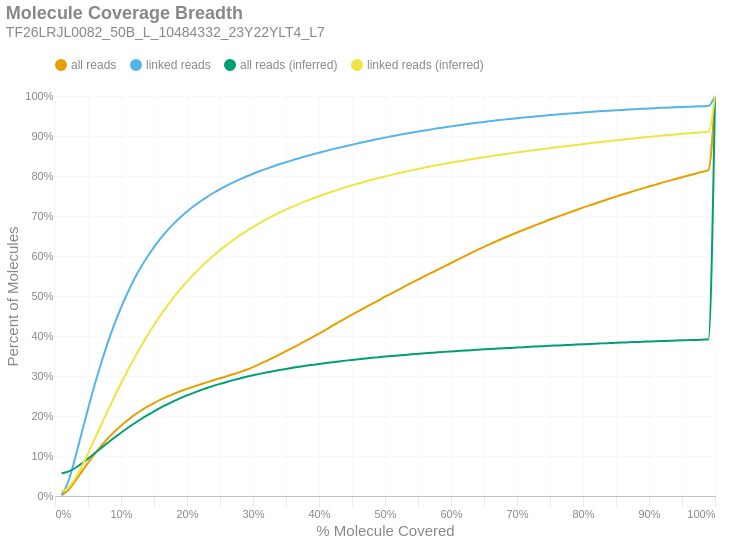

The code cell stored with this chart in its notebook:
### Markdown cell above
### Molecule Read Coverage
This chart shows molecule coverage breadth as computed by the number of bases aligned to that molecule. In other words, "*how much of each unique long molecule is actually sequenced/aligned?*" Keep in mind there is a distinction between sequences and alignments, since some sequences belonging to a particular molecule may not align well and wouldn't appear in the alignment data. This chart also shows molecule coverage breadth as computed by the *inferred fragment* from which the aligned sequences originate. Unlike read coverage, this calculation takes into account the total insert size, including unsequenced gaps between the forward and reverse reads. Like the previous figures, these are cumulative percents.

### Code cell
if SKIPLR:
    print_html(f"Skipped")
else:
    binned_df = consolidated_hist(valids['coverage_bp'], mask, 0.01, True)
    binned_df_inf = consolidated_hist(valids['coverage_inserts'], mask, 0.01, True)
    binned_df = binned_df.with_columns(pl.lit(binned_df_inf['all reads (cumsum)']).alias('all reads (inferred)'))
    binned_df = binned_df.with_columns(pl.lit(binned_df_inf['linked reads (cumsum)']).alias('linked reads (inferred)'))
    binned_df = binned_df.with_columns(
        (pl.col('bin').cast(pl.Float64) + 0.01).alias('right_edge')
    )

    with SafeRender(binned_df):
        (
            density_plot(binned_df, 'Molecule Coverage Breadth', samplename, 'molcov', ['all reads (inferred)','linked reads (inferred)'])
            .encode(
                #x=alt.X('bin:Q', title="% Molecule Covered").axis(format = '%').scale(padding=0),
                x=alt.X('right_edge:Q', title="% Molecule Covered").axis(format='%').scale(padding=0),
                y=alt.Y('value:Q', title='Percent of Molecules')
                    .axis(format='%')
                    .stack(False)
                    .scale(domainMin=0, padding=0),
                color=alt.Color("key:N").scale(domain = ["all reads", "linked reads", "all reads (inferred)", "linked reads (inferred)"]),
                tooltip = [
                    alt.Tooltip("key:N", title = "Data Type"),
                    alt.Tooltip("range_label:N", title="% Molecule Covered"),
                    alt.Tooltip("value:Q", format = ".2%", title="% Molecules")
                ]
            )
        ).display()

### Figure 1 — Vega-Lite specification as saved in the notebook (floating-point values rounded to 4 significant figures)
{"width": "container", "height": 400, "config": {"title": {"anchor": "start", "dy": -15, "fontSize": 18, "color": "#888888", "subtitleColor": "#888888", "subtitleFontSize": 14}, "arc": {"fill": "#0072B2"}, "axis": {"domainColor": "#888888", "domainWidth": 0.5, "gridWidth": 0.2, "grid": false, "titleFontWeight": 400, "titleFontSize": 15, "labelFontSize": 11, "labelColor": "#888888", "tickColor": "#888888", "tickWidth": 0.2, "titleColor": "#888888"}, "axisBand": {"grid": false}, "axisX": {"grid": true, "tickSize": 10, "domainCap": "round"}, "axisY": {"domain": false, "grid": true, "tickSize": 0, "domainCap": "round"}, "background": "transparent", "header": {"labelFontSize": 15, "labelColor": "#888888", "titleFontSize": 15, "titleFontWeight": 600, "titleColor": "#888888"}, "legend": {"labelFont": "sans-serif", "labelFontSize": 12, "labelColor": "#888888", "symbolSize": 100, "symbolType": "circle", "titleFontSize": 12, "titlePadding": 10, "titleColor": "#888888", "title": null, "orient": "top"}, "range": {"category": ["#E69F00", "#56B4E9", "#009E73", "#F0E442", "#0072B2", "#D55E00", "#CC79A7", "#000000"], "diverging": ["#cfe8f3", "#a2d4ec", "#73bfe2", "#46abdb", "#1696d2", "#12719e"]}, "area": {"fill": "#0072B2", "fillOpacity": 0.7, "line": true, "strokeOpacity": 0.7}, "line": {"color": "#0072B2", "stroke": "#0072B2", "strokeWidth": 2}, "trail": {"color": "#0072B2", "stroke": "#0072B2", "strokeWidth": 0, "size": 1}, "point": {"filled": true, "fillOpacity": 1.0, "size": 95}, "text": {"color": "#888888", "fontSize": 11, "align": "right", "fontWeight": 400, "size": 11}, "bar": {"fill": "#0072B2", "stroke": null}, "view": {"stroke": null, "continuousWidth": 660, "continuousHeight": 400}}, "data": {"name": "data-c3c936939d2e5855dcf1e82d1663ac2a"}, "mark": {"type": "line", "interpolate": "monotone", "point": {"opacity": 0, "size": 275}}, "encoding": {"color": {"field": "key", "scale": {"domain": ["all reads", "linked reads", "all reads (inferred)", "linked reads (inferred)"]}, "type": "nominal"}, "tooltip": [{"field": "key", "title": "Data Type", "type": "nominal"}, {"field": "range_label", "title": "% Molecule Covered", "type": "nominal"}, {"field": "value", "format": ".2%", "title": "% Molecules", "type": "quantitative"}], "x": {"axis": {"format": "%"}, "field": "right_edge", "scale": {"padding": 0}, "title": "% Molecule Covered", "type": "quantitative"}, "y": {"axis": {"format": "%"}, "field": "value", "scale": {"domainMin": 0, "padding": 0}, "stack": false, "title": "Percent of Molecules", "type": "quantitative"}}, "params": [{"name": "param_c36ac31b6afebe62", "select": {"type": "point", "fields": ["key"]}, "bind": "legend"}], "title": {"text": "Molecule Coverage Breadth", "subtitle": "TF26LRJL0082_50B_L_10484332_23Y22YLT4_L7"}, "transform": [{"fold": ["all reads (cumsum)", "linked reads (cumsum)", "all reads (inferred)", "linked reads (inferred)"]}, {"calculate": "replace(datum.key, ' (cumsum)', '')", "as": "key"}, {"filter": {"param": "param_c36ac31b6afebe62"}}], "usermeta": {"embedOptions": {"downloadFileName": "TF26LRJL0082_50B_L_10484332_23Y22YLT4_L7.molcov"}}, "$schema": "https://vega.github.io/schema/vega-lite/v6.4.1.json", "datasets": {"data-c3c936939d2e5855dcf1e82d1663ac2a": [{"bin": "0.0", "interval": "0.0-0.01", "all reads": 0.001388, "linked reads": 0.002568, "all reads (cumsum)": 0.001388, "linked reads (cumsum)": 0.002568, "range_label": "0.0-0.01", "all reads (inferred)": 0.05662, "linked reads (inferred)": 0.01114, "right_edge": 0.01}, {"bin": "0.01", "interval": "0.01-0.02", "all reads": 0.01319, "linked reads": 0.03287, "all reads (cumsum)": 0.01458, "linked reads (cumsum)": 0.03544, "range_label": "0.01-0.02", "all reads (inferred)": 0.06093, "linked reads (inferred)": 0.02089, "right_edge": 0.02}, {"bin": "0.02", "interval": "0.02-0.03", "all reads": 0.02145, "linked reads": 0.05621, "all reads (cumsum)": 0.03602, "linked reads (cumsum)": 0.09165, "range_label": "0.02-0.03", "all reads (inferred)": 0.06937, "linked reads (inferred)": 0.04249, "right_edge": 0.03}, {"bin": "0.03", "interval": "0.03-0.04", "all reads": 0.02361, "linked reads": 0.06344, "all reads (cumsum)": 0.05963, "linked reads (cumsum)": 0.1551, "range_label": "0.03-0.04", "all reads (inferred)": 0.08056, "linked reads (inferred)": 0.07195, "right_edge": 0.04}, {"bin": "0.04", "interval": "0.04-0.05", "all reads": 0.02315, "linked reads": 0.06263, "all reads (cumsum)": 0.08278, "linked reads (cumsum)": 0.2177, "range_label": "0.04-0.05", "all reads (inferred)": 0.09338, "linked reads (inferred)": 0.1061, "right_edge": 0.05}, {"bin": "0.05", "interval": "0.05-0.06", "all reads": 0.02197, "linked reads": 0.05969, "all reads (cumsum)": 0.1048, "linked reads (cumsum)": 0.2774, "range_label": "0.05-0.06", "all reads (inferred)": 0.1067, "linked reads (inferred)": 0.1418, "right_edge": 0.06}, {"bin": "0.06", "interval": "0.06-0.07", "all reads": 0.02026, "linked reads": 0.05511, "all reads (cumsum)": 0.125, "linked reads (cumsum)": 0.3325, "range_label": "0.06-0.07", "all reads (inferred)": 0.1201, "linked reads (inferred)": 0.178, "right_edge": 0.07}, {"bin": "0.07", "interval": "0.07-0.08", "all reads": 0.01867, "linked reads": 0.05091, "all reads (cumsum)": 0.1437, "linked reads (cumsum)": 0.3834, "range_label": "0.07-0.08", "all reads (inferred)": 0.1333, "linked reads (inferred)": 0.2137, "right_edge": 0.08}, {"bin": "0.08", "interval": "0.08-0.09", "all reads": 0.01692, "linked reads": 0.04607, "all reads (cumsum)": 0.1606, "linked reads (cumsum)": 0.4295, "range_label": "0.08-0.09", "all reads (inferred)": 0.1459, "linked reads (inferred)": 0.248, "right_edge": 0.09}, {"bin": "0.09", "interval": "0.09-0.1", "all reads": 0.01521, "linked reads": 0.04136, "all reads (cumsum)": 0.1758, "linked reads (cumsum)": 0.4709, "range_label": "0.09-0.1", "all reads (inferred)": 0.1583, "linked reads (inferred)": 0.2818, "right_edge": 0.1}, {"bin": "0.1", "interval": "0.1-0.11", "all reads": 0.01379, "linked reads": 0.03737, "all reads (cumsum)": 0.1896, "linked reads (cumsum)": 0.5082, "range_label": "0.1-0.11", "all reads (inferred)": 0.17, "linked reads (inferred)": 0.3138, "right_edge": 0.11}, {"bin": "0.11", "interval": "0.11-0.12", "all reads": 0.01244, "linked reads": 0.03354, "all reads (cumsum)": 0.202, "linked reads (cumsum)": 0.5418, "range_label": "0.11-0.12", "all reads (inferred)": 0.1812, "linked reads (inferred)": 0.3441, "right_edge": 0.12}, {"bin": "0.12", "interval": "0.12-0.13", "all reads": 0.01115, "linked reads": 0.0299, "all reads (cumsum)": 0.2132, "linked reads (cumsum)": 0.5717, "range_label": "0.12-0.13", "all reads (inferred)": 0.1919, "linked reads (inferred)": 0.3733, "right_edge": 0.13}, {"bin": "0.13", "interval": "0.13-0.14", "all reads": 0.01001, "linked reads": 0.02663, "all reads (cumsum)": 0.2232, "linked reads (cumsum)": 0.5983, "range_label": "0.13-0.14", "all reads (inferred)": 0.202, "linked reads (inferred)": 0.4009, "right_edge": 0.14}, {"bin": "0.14", "interval": "0.14-0.15", "all reads": 0.00918, "linked reads": 0.02404, "all reads (cumsum)": 0.2324, "linked reads (cumsum)": 0.6223, "range_label": "0.14-0.15", "all reads (inferred)": 0.2117, "linked reads (inferred)": 0.4274, "right_edge": 0.15}, {"bin": "0.15", "interval": "0.15-0.16", "all reads": 0.008397, "linked reads": 0.0218, "all reads (cumsum)": 0.2408, "linked reads (cumsum)": 0.6441, "range_label": "0.15-0.16", "all reads (inferred)": 0.2208, "linked reads (inferred)": 0.4521, "right_edge": 0.16}, {"bin": "0.16", "interval": "0.16-0.17", "all reads": 0.007573, "linked reads": 0.01935, "all reads (cumsum)": 0.2484, "linked reads (cumsum)": 0.6635, "range_label": "0.16-0.17", "all reads (inferred)": 0.2293, "linked reads (inferred)": 0.4754, "right_edge": 0.17}, {"bin": "0.17", "interval": "0.17-0.18", "all reads": 0.006967, "linked reads": 0.0174, "all reads (cumsum)": 0.2553, "linked reads (cumsum)": 0.6809, "range_label": "0.17-0.18", "all reads (inferred)": 0.2372, "linked reads (inferred)": 0.4969, "right_edge": 0.18}, {"bin": "0.18", "interval": "0.18-0.19", "all reads": 0.006458, "linked reads": 0.01575, "all reads (cumsum)": 0.2618, "linked reads (cumsum)": 0.6966, "range_label": "0.18-0.19", "all reads (inferred)": 0.2446, "linked reads (inferred)": 0.5172, "right_edge": 0.19}, {"bin": "0.19", "interval": "0.19-0.2", "all reads": 0.006093, "linked reads": 0.01459, "all reads (cumsum)": 0.2679, "linked reads (cumsum)": 0.7112, "range_label": "0.19-0.2", "all reads (inferred)": 0.2515, "linked reads (inferred)": 0.5359, "right_edge": 0.2}, {"bin": "0.2", "interval": "0.2-0.21", "all reads": 0.005584, "linked reads": 0.013, "all reads (cumsum)": 0.2735, "linked reads (cumsum)": 0.7242, "range_label": "0.2-0.21", "all reads (inferred)": 0.258, "linked reads (inferred)": 0.5536, "right_edge": 0.21}, {"bin": "0.21", "interval": "0.21-0.22", "all reads": 0.005342, "linked reads": 0.01208, "all reads (cumsum)": 0.2788, "linked reads (cumsum)": 0.7363, "range_label": "0.21-0.22", "all reads (inferred)": 0.2641, "linked reads (inferred)": 0.5702, "right_edge": 0.22}, {"bin": "0.22", "interval": "0.22-0.23", "all reads": 0.005242, "linked reads": 0.01106, "all reads (cumsum)": 0.284, "linked reads (cumsum)": 0.7474, "range_label": "0.22-0.23", "all reads (inferred)": 0.2699, "linked reads (inferred)": 0.586, "right_edge": 0.23}, {"bin": "0.23", "interval": "0.23-0.24", "all reads": 0.005151, "linked reads": 0.01017, "all reads (cumsum)": 0.2892, "linked reads (cumsum)": 0.7575, "range_label": "0.23-0.24", "all reads (inferred)": 0.2753, "linked reads (inferred)": 0.6009, "right_edge": 0.24}, {"bin": "0.24", "interval": "0.24-0.25", "all reads": 0.005082, "linked reads": 0.009482, "all reads (cumsum)": 0.2943, "linked reads (cumsum)": 0.767, "range_label": "0.24-0.25", "all reads (inferred)": 0.2804, "linked reads (inferred)": 0.6147, "right_edge": 0.25}, {"bin": "0.25", "interval": "0.25-0.26", "all reads": 0.00497, "linked reads": 0.008851, "all reads (cumsum)": 0.2992, "linked reads (cumsum)": 0.7759, "range_label": "0.25-0.26", "all reads (inferred)": 0.2852, "linked reads (inferred)": 0.6278, "right_edge": 0.26}, {"bin": "0.26", "interval": "0.26-0.27", "all reads": 0.005029, "linked reads": 0.008095, "all reads (cumsum)": 0.3043, "linked reads (cumsum)": 0.784, "range_label": "0.26-0.27", "all reads (inferred)": 0.2897, "linked reads (inferred)": 0.64, "right_edge": 0.27}, {"bin": "0.27", "interval": "0.27-0.28", "all reads": 0.00544, "linked reads": 0.007547, "all reads (cumsum)": 0.3097, "linked reads (cumsum)": 0.7915, "range_label": "0.27-0.28", "all reads (inferred)": 0.2939, "linked reads (inferred)": 0.6514, "right_edge": 0.28}, {"bin": "0.28", "interval": "0.28-0.29", "all reads": 0.005916, "linked reads": 0.007212, "all reads (cumsum)": 0.3156, "linked reads (cumsum)": 0.7987, "range_label": "0.28-0.29", "all reads (inferred)": 0.2979, "linked reads (inferred)": 0.6623, "right_edge": 0.29}, {"bin": "0.29", "interval": "0.29-0.3", "all reads": 0.006621, "linked reads": 0.006887, "all reads (cumsum)": 0.3223, "linked reads (cumsum)": 0.8056, "range_label": "0.29-0.3", "all reads (inferred)": 0.3017, "linked reads (inferred)": 0.6726, "right_edge": 0.3}, {"bin": "0.3", "interval": "0.3-0.31", "all reads": 0.00725, "linked reads": 0.006361, "all reads (cumsum)": 0.3295, "linked reads (cumsum)": 0.812, "range_label": "0.3-0.31", "all reads (inferred)": 0.3053, "linked reads (inferred)": 0.6823, "right_edge": 0.31}, {"bin": "0.31", "interval": "0.31-0.32", "all reads": 0.007866, "linked reads": 0.005967, "all reads (cumsum)": 0.3374, "linked reads (cumsum)": 0.8179, "range_label": "0.31-0.32", "all reads (inferred)": 0.3087, "linked reads (inferred)": 0.6915, "right_edge": 0.32}, {"bin": "0.32", "interval": "0.32-0.33", "all reads": 0.0081, "linked reads": 0.005755, "all reads (cumsum)": 0.3455, "linked reads (cumsum)": 0.8237, "range_label": "0.32-0.33", "all reads (inferred)": 0.3118, "linked reads (inferred)": 0.7, "right_edge": 0.33}, {"bin": "0.33", "interval": "0.33-0.34", "all reads": 0.00818, "linked reads": 0.005622, "all reads (cumsum)": 0.3537, "linked reads (cumsum)": 0.8293, "range_label": "0.33-0.34", "all reads (inferred)": 0.3148, "linked reads (inferred)": 0.7082, "right_edge": 0.34}, {"bin": "0.34", "interval": "0.34-0.35", "all reads": 0.008321, "linked reads": 0.00528, "all reads (cumsum)": 0.362, "linked reads (cumsum)": 0.8346, "range_label": "0.34-0.35", "all reads (inferred)": 0.3177, "linked reads (inferred)": 0.716, "right_edge": 0.35}, {"bin": "0.35", "interval": "0.35-0.36", "all reads": 0.008532, "linked reads": 0.005178, "all reads (cumsum)": 0.3705, "linked reads (cumsum)": 0.8398, "range_label": "0.35-0.36", "all reads (inferred)": 0.3204, "linked reads (inferred)": 0.7234, "right_edge": 0.36}, {"bin": "0.36", "interval": "0.36-0.37", "all reads": 0.008703, "linked reads": 0.004782, "all reads (cumsum)": 0.3792, "linked reads (cumsum)": 0.8446, "range_label": "0.36-0.37", "all reads (inferred)": 0.323, "linked reads (inferred)": 0.7304, "right_edge": 0.37}, {"bin": "0.37", "interval": "0.37-0.38", "all reads": 0.008637, "linked reads": 0.004765, "all reads (cumsum)": 0.3878, "linked reads (cumsum)": 0.8493, "range_label": "0.37-0.38", "all reads (inferred)": 0.3255, "linked reads (inferred)": 0.737, "right_edge": 0.38}, {"bin": "0.38", "interval": "0.38-0.39", "all reads": 0.008962, "linked reads": 0.004608, "all reads (cumsum)": 0.3968, "linked reads (cumsum)": 0.8539, "range_label": "0.38-0.39", "all reads (inferred)": 0.3278, "linked reads (inferred)": 0.7433, "right_edge": 0.39}, {"bin": "0.39", "interval": "0.39-0.4", "all reads": 0.00909, "linked reads": 0.004365, "all reads (cumsum)": 0.4059, "linked reads (cumsum)": 0.8583, "range_label": "0.39-0.4", "all reads (inferred)": 0.3301, "linked reads (inferred)": 0.7495, "right_edge": 0.4}, {"bin": "0.4", "interval": "0.4-0.41", "all reads": 0.009459, "linked reads": 0.004327, "all reads (cumsum)": 0.4154, "linked reads (cumsum)": 0.8626, "range_label": "0.4-0.41", "all reads (inferred)": 0.3322, "linked reads (inferred)": 0.7552, "right_edge": 0.41}, {"bin": "0.41", "interval": "0.41-0.42", "all reads": 0.009699, "linked reads": 0.004064, "all reads (cumsum)": 0.4251, "linked reads (cumsum)": 0.8667, "range_label": "0.41-0.42", "all reads (inferred)": 0.3344, "linked reads (inferred)": 0.761, "right_edge": 0.42}, {"bin": "0.42", "interval": "0.42-0.43", "all reads": 0.009465, "linked reads": 0.003936, "all reads (cumsum)": 0.4345, "linked reads (cumsum)": 0.8706, "range_label": "0.42-0.43", "all reads (inferred)": 0.3364, "linked reads (inferred)": 0.7665, "right_edge": 0.43}, {"bin": "0.43", "interval": "0.43-0.44", "all reads": 0.009396, "linked reads": 0.003911, "all reads (cumsum)": 0.4439, "linked reads (cumsum)": 0.8745, "range_label": "0.43-0.44", "all reads (inferred)": 0.3384, "linked reads (inferred)": 0.7719, "right_edge": 0.44}, {"bin": "0.44", "interval": "0.44-0.45", "all reads": 0.009285, "linked reads": 0.003783, "all reads (cumsum)": 0.4532, "linked reads (cumsum)": 0.8783, "range_label": "0.44-0.45", "all reads (inferred)": 0.3402, "linked reads (inferred)": 0.7767, "right_edge": 0.45}, {"bin": "0.45", "interval": "0.45-0.46", "all reads": 0.00904, "linked reads": 0.003803, "all reads (cumsum)": 0.4622, "linked reads (cumsum)": 0.8821, "range_label": "0.45-0.46", "all reads (inferred)": 0.342, "linked reads (inferred)": 0.7814, "right_edge": 0.46}, {"bin": "0.46", "interval": "0.46-0.47", "all reads": 0.008881, "linked reads": 0.003574, "all reads (cumsum)": 0.4711, "linked reads (cumsum)": 0.8857, "range_label": "0.46-0.47", "all reads (inferred)": 0.3437, "linked reads (inferred)": 0.7861, "right_edge": 0.47}, {"bin": "0.47", "interval": "0.47-0.48", "all reads": 0.008918, "linked reads": 0.003528, "all reads (cumsum)": 0.48, "linked reads (cumsum)": 0.8892, "range_label": "0.47-0.48", "all reads (inferred)": 0.3453, "linked reads (inferred)": 0.7906, "right_edge": 0.48}, {"bin": "0.48", "interval": "0.48-0.49", "all reads": 0.00867, "linked reads": 0.003463, "all reads (cumsum)": 0.4887, "linked reads (cumsum)": 0.8927, "range_label": "0.48-0.49", "all reads (inferred)": 0.3469, "linked reads (inferred)": 0.7948, "right_edge": 0.49}, {"bin": "0.49", "interval": "0.49-0.5", "all reads": 0.009471, "linked reads": 0.003458, "all reads (cumsum)": 0.4982, "linked reads (cumsum)": 0.8961, "range_label": "0.49-0.5", "all reads (inferred)": 0.3485, "linked reads (inferred)": 0.7989, "right_edge": 0.5}, {"bin": "0.5", "interval": "0.5-0.51", "all reads": 0.008129, "linked reads": 0.002994, "all reads (cumsum)": 0.5063, "linked reads (cumsum)": 0.8991, "range_label": "0.5-0.51", "all reads (inferred)": 0.35, "linked reads (inferred)": 0.8029, "right_edge": 0.51}, {"bin": "0.51", "interval": "0.51-0.52", "all reads": 0.008972, "linked reads": 0.003195, "all reads (cumsum)": 0.5153, "linked reads (cumsum)": 0.9023, "range_label": "0.51-0.52", "all reads (inferred)": 0.3514, "linked reads (inferred)": 0.8066, "right_edge": 0.52}, {"bin": "0.52", "interval": "0.52-0.53", "all reads": 0.008602, "linked reads": 0.003028, "all reads (cumsum)": 0.5239, "linked reads (cumsum)": 0.9054, "range_label": "0.52-0.53", "all reads (inferred)": 0.3528, "linked reads (inferred)": 0.8105, "right_edge": 0.53}, {"bin": "0.53", "interval": "0.53-0.54", "all reads": 0.008723, "linked reads": 0.002932, "all reads (cumsum)": 0.5326, "linked reads (cumsum)": 0.9083, "range_label": "0.53-0.54", "all reads (inferred)": 0.3542, "linked reads (inferred)": 0.8141, "right_edge": 0.54}, {"bin": "0.54", "interval": "0.54-0.55", "all reads": 0.008431, "linked reads": 0.002861, "all reads (cumsum)": 0.541, "linked reads (cumsum)": 0.9112, "range_label": "0.54-0.55", "all reads (inferred)": 0.3555, "linked reads (inferred)": 0.8176, "right_edge": 0.55}, {"bin": "0.55", "interval": "0.55-0.56", "all reads": 0.008422, "linked reads": 0.002811, "all reads (cumsum)": 0.5495, "linked reads (cumsum)": 0.914, "range_label": "0.55-0.56", "all reads (inferred)": 0.3568, "linked reads (inferred)": 0.821, "right_edge": 0.56}, {"bin": "0.56", "interval": "0.56-0.57", "all reads": 0.008263, "linked reads": 0.002594, "all reads (cumsum)": 0.5577, "linked reads (cumsum)": 0.9166, "range_label": "0.56-0.57", "all reads (inferred)": 0.3579, "linked reads (inferred)": 0.8242, "right_edge": 0.57}, {"bin": "0.57", "interval": "0.57-0.58", "all reads": 0.008085, "linked reads": 0.00257, "all reads (cumsum)": 0.5658, "linked reads (cumsum)": 0.9191, "range_label": "0.57-0.58", "all reads (inferred)": 0.3591, "linked reads (inferred)": 0.8274, "right_edge": 0.58}, {"bin": "0.58", "interval": "0.58-0.59", "all reads": 0.008249, "linked reads": 0.002464, "all reads (cumsum)": 0.5741, "linked reads (cumsum)": 0.9216, "range_label": "0.58-0.59", "all reads (inferred)": 0.3603, "linked reads (inferred)": 0.8305, "right_edge": 0.59}, {"bin": "0.59", "interval": "0.59-0.6", "all reads": 0.008433, "linked reads": 0.002466, "all reads (cumsum)": 0.5825, "linked reads (cumsum)": 0.9241, "range_label": "0.59-0.6", "all reads (inferred)": 0.3614, "linked reads (inferred)": 0.8334, "right_edge": 0.6}, {"bin": "0.6", "interval": "0.6-0.61", "all reads": 0.008217, "linked reads": 0.00235, "all reads (cumsum)": 0.5907, "linked reads (cumsum)": 0.9264, "range_label": "0.6-0.61", "all reads (inferred)": 0.3625, "linked reads (inferred)": 0.8362, "right_edge": 0.61}, {"bin": "0.61", "interval": "0.61-0.62", "all reads": 0.008482, "linked reads": 0.002225, "all reads (cumsum)": 0.5992, "linked reads (cumsum)": 0.9286, "range_label": "0.61-0.62", "all reads (inferred)": 0.3635, "linked reads (inferred)": 0.839, "right_edge": 0.62}, {"bin": "0.62", "interval": "0.62-0.63", "all reads": 0.008104, "linked reads": 0.00236, "all reads (cumsum)": 0.6073, "linked reads (cumsum)": 0.931, "range_label": "0.62-0.63", "all reads (inferred)": 0.3646, "linked reads (inferred)": 0.8417, "right_edge": 0.63}, {"bin": "0.63", "interval": "0.63-0.64", "all reads": 0.00786, "linked reads": 0.002133, "all reads (cumsum)": 0.6152, "linked reads (cumsum)": 0.9331, "range_label": "0.63-0.64", "all reads (inferred)": 0.3656, "linked reads (inferred)": 0.8444, "right_edge": 0.64}, {"bin": "0.64", "interval": "0.64-0.65", "all reads": 0.007692, "linked reads": 0.002131, "all reads (cumsum)": 0.6228, "linked reads (cumsum)": 0.9353, "range_label": "0.64-0.65", "all reads (inferred)": 0.3666, "linked reads (inferred)": 0.847, "right_edge": 0.65}, {"bin": "0.65", "interval": "0.65-0.66", "all reads": 0.007688, "linked reads": 0.00194, "all reads (cumsum)": 0.6305, "linked reads (cumsum)": 0.9372, "range_label": "0.65-0.66", "all reads (inferred)": 0.3676, "linked reads (inferred)": 0.8496, "right_edge": 0.66}, {"bin": "0.66", "interval": "0.66-0.67", "all reads": 0.007199, "linked reads": 0.001918, "all reads (cumsum)": 0.6377, "linked reads (cumsum)": 0.9391, "range_label": "0.66-0.67", "all reads (inferred)": 0.3685, "linked reads (inferred)": 0.852, "right_edge": 0.67}, {"bin": "0.67", "interval": "0.67-0.68", "all reads": 0.007286, "linked reads": 0.001834, "all reads (cumsum)": 0.645, "linked reads (cumsum)": 0.941, "range_label": "0.67-0.68", "all reads (inferred)": 0.3694, "linked reads (inferred)": 0.8544, "right_edge": 0.68}, {"bin": "0.68", "interval": "0.68-0.69", "all reads": 0.006874, "linked reads": 0.001718, "all reads (cumsum)": 0.6519, "linked reads (cumsum)": 0.9427, "range_label": "0.68-0.69", "all reads (inferred)": 0.3703, "linked reads (inferred)": 0.8565, "right_edge": 0.69}, {"bin": "0.69", "interval": "0.69-0.7", "all reads": 0.006907, "linked reads": 0.001691, "all reads (cumsum)": 0.6588, "linked reads (cumsum)": 0.9444, "range_label": "0.69-0.7", "all reads (inferred)": 0.3712, "linked reads (inferred)": 0.8588, "right_edge": 0.7}, {"bin": "0.7", "interval": "0.7-0.71", "all reads": 0.006571, "linked reads": 0.001662, "all reads (cumsum)": 0.6654, "linked reads (cumsum)": 0.946, "range_label": "0.7-0.71", "all reads (inferred)": 0.3721, "linked reads (inferred)": 0.8612, "right_edge": 0.71}, {"bin": "0.71", "interval": "0.71-0.72", "all reads": 0.006503, "linked reads": 0.0016, "all reads (cumsum)": 0.6719, "linked reads (cumsum)": 0.9476, "range_label": "0.71-0.72", "all reads (inferred)": 0.3729, "linked reads (inferred)": 0.8634, "right_edge": 0.72}, {"bin": "0.72", "interval": "0.72-0.73", "all reads": 0.006482, "linked reads": 0.00168, "all reads (cumsum)": 0.6784, "linked reads (cumsum)": 0.9493, "range_label": "0.72-0.73", "all reads (inferred)": 0.3738, "linked reads (inferred)": 0.8656, "right_edge": 0.73}, {"bin": "0.73", "interval": "0.73-0.74", "all reads": 0.006255, "linked reads": 0.001508, "all reads (cumsum)": 0.6846, "linked reads (cumsum)": 0.9508, "range_label": "0.73-0.74", "all reads (inferred)": 0.3746, "linked reads (inferred)": 0.8677, "right_edge": 0.74}, {"bin": "0.74", "interval": "0.74-0.75", "all reads": 0.006545, "linked reads": 0.00152, "all reads (cumsum)": 0.6912, "linked reads (cumsum)": 0.9523, "range_label": "0.74-0.75", "all reads (inferred)": 0.3754, "linked reads (inferred)": 0.8698, "right_edge": 0.75}, {"bin": "0.75", "interval": "0.75-0.76", "all reads": 0.006051, "linked reads": 0.001351, "all reads (cumsum)": 0.6972, "linked reads (cumsum)": 0.9537, "range_label": "0.75-0.76", "all reads (inferred)": 0.3762, "linked reads (inferred)": 0.8718, "right_edge": 0.76}, {"bin": "0.76", "interval": "0.76-0.77", "all reads": 0.005987, "linked reads": 0.001298, "all reads (cumsum)": 0.7032, "linked reads (cumsum)": 0.955, "range_label": "0.76-0.77", "all reads (inferred)": 0.377, "linked reads (inferred)": 0.8738, "right_edge": 0.77}, {"bin": "0.77", "interval": "0.77-0.78", "all reads": 0.005967, "linked reads": 0.001412, "all reads (cumsum)": 0.7092, "linked reads (cumsum)": 0.9564, "range_label": "0.77-0.78", "all reads (inferred)": 0.3778, "linked reads (inferred)": 0.8758, "right_edge": 0.78}, {"bin": "0.78", "interval": "0.78-0.79", "all reads": 0.005827, "linked reads": 0.001279, "all reads (cumsum)": 0.715, "linked reads (cumsum)": 0.9577, "range_label": "0.78-0.79", "all reads (inferred)": 0.3785, "linked reads (inferred)": 0.8777, "right_edge": 0.79}, {"bin": "0.79", "interval": "0.79-0.8", "all reads": 0.005992, "linked reads": 0.001218, "all reads (cumsum)": 0.721, "linked reads (cumsum)": 0.9589, "range_label": "0.79-0.8", "all reads (inferred)": 0.3793, "linked reads (inferred)": 0.8797, "right_edge": 0.8}, {"bin": "0.8", "interval": "0.8-0.81", "all reads": 0.005513, "linked reads": 0.001137, "all reads (cumsum)": 0.7265, "linked reads (cumsum)": 0.96, "range_label": "0.8-0.81", "all reads (inferred)": 0.3801, "linked reads (inferred)": 0.8818, "right_edge": 0.81}, {"bin": "0.81", "interval": "0.81-0.82", "all reads": 0.005518, "linked reads": 0.001084, "all reads (cumsum)": 0.732, "linked reads (cumsum)": 0.9611, "range_label": "0.81-0.82", "all reads (inferred)": 0.3808, "linked reads (inferred)": 0.8838, "right_edge": 0.82}, {"bin": "0.82", "interval": "0.82-0.83", "all reads": 0.005649, "linked reads": 0.001153, "all reads (cumsum)": 0.7377, "linked reads (cumsum)": 0.9623, "range_label": "0.82-0.83", "all reads (inferred)": 0.3816, "linked reads (inferred)": 0.8857, "right_edge": 0.83}, {"bin": "0.83", "interval": "0.83-0.84", "all reads": 0.005522, "linked reads": 0.001083, "all reads (cumsum)": 0.7432, "linked reads (cumsum)": 0.9633, "range_label": "0.83-0.84", "all reads (inferred)": 0.3823, "linked reads (inferred)": 0.8875, "right_edge": 0.84}, {"bin": "0.84", "interval": "0.84-0.85", "all reads": 0.005344, "linked reads": 0.0009922, "all reads (cumsum)": 0.7485, "linked reads (cumsum)": 0.9643, "range_label": "0.84-0.85", "all reads (inferred)": 0.383, "linked reads (inferred)": 0.8893, "right_edge": 0.85}, {"bin": "0.85", "interval": "0.85-0.86", "all reads": 0.00521, "linked reads": 0.000929, "all reads (cumsum)": 0.7537, "linked reads (cumsum)": 0.9653, "range_label": "0.85-0.86", "all reads (inferred)": 0.3836, "linked reads (inferred)": 0.891, "right_edge": 0.86}, {"bin": "0.86", "interval": "0.86-0.87", "all reads": 0.005121, "linked reads": 0.0009444, "all reads (cumsum)": 0.7589, "linked reads (cumsum)": 0.9662, "range_label": "0.86-0.87", "all reads (inferred)": 0.3842, "linked reads (inferred)": 0.8927, "right_edge": 0.87}, {"bin": "0.87", "interval": "0.87-0.88", "all reads": 0.005105, "linked reads": 0.0008556, "all reads (cumsum)": 0.764, "linked reads (cumsum)": 0.9671, "range_label": "0.87-0.88", "all reads (inferred)": 0.3849, "linked reads (inferred)": 0.8945, "right_edge": 0.88}, {"bin": "0.88", "interval": "0.88-0.89", "all reads": 0.004921, "linked reads": 0.0008539, "all reads (cumsum)": 0.7689, "linked reads (cumsum)": 0.9679, "range_label": "0.88-0.89", "all reads (inferred)": 0.3856, "linked reads (inferred)": 0.8962, "right_edge": 0.89}, {"bin": "0.89", "interval": "0.89-0.9", "all reads": 0.005032, "linked reads": 0.0009017, "all reads (cumsum)": 0.7739, "linked reads (cumsum)": 0.9688, "range_label": "0.89-0.9", "all reads (inferred)": 0.3862, "linked reads (inferred)": 0.8978, "right_edge": 0.9}, {"bin": "0.9", "interval": "0.9-0.91", "all reads": 0.004555, "linked reads": 0.0007856, "all reads (cumsum)": 0.7785, "linked reads (cumsum)": 0.9696, "range_label": "0.9-0.91", "all reads (inferred)": 0.3868, "linked reads (inferred)": 0.8994, "right_edge": 0.91}, {"bin": "0.91", "interval": "0.91-0.92", "all reads": 0.00503, "linked reads": 0.0007685, "all reads (cumsum)": 0.7835, "linked reads (cumsum)": 0.9704, "range_label": "0.91-0.92", "all reads (inferred)": 0.3874, "linked reads (inferred)": 0.901, "right_edge": 0.92}, {"bin": "0.92", "interval": "0.92-0.93", "all reads": 0.004255, "linked reads": 0.0006934, "all reads (cumsum)": 0.7878, "linked reads (cumsum)": 0.9711, "range_label": "0.92-0.93", "all reads (inferred)": 0.388, "linked reads (inferred)": 0.9024, "right_edge": 0.93}, {"bin": "0.93", "interval": "0.93-0.94", "all reads": 0.004541, "linked reads": 0.0007395, "all reads (cumsum)": 0.7923, "linked reads (cumsum)": 0.9718, "range_label": "0.93-0.94", "all reads (inferred)": 0.3885, "linked reads (inferred)": 0.9039, "right_edge": 0.94}, {"bin": "0.94", "interval": "0.94-0.95", "all reads": 0.004779, "linked reads": 0.0006643, "all reads (cumsum)": 0.7971, "linked reads (cumsum)": 0.9725, "range_label": "0.94-0.95", "all reads (inferred)": 0.3891, "linked reads (inferred)": 0.9054, "right_edge": 0.95}, {"bin": "0.95", "interval": "0.95-0.96", "all reads": 0.00407, "linked reads": 0.0006319, "all reads (cumsum)": 0.8011, "linked reads (cumsum)": 0.9731, "range_label": "0.95-0.96", "all reads (inferred)": 0.3897, "linked reads (inferred)": 0.9068, "right_edge": 0.96}, {"bin": "0.96", "interval": "0.96-0.97", "all reads": 0.004533, "linked reads": 0.0006182, "all reads (cumsum)": 0.8057, "linked reads (cumsum)": 0.9737, "range_label": "0.96-0.97", "all reads (inferred)": 0.3902, "linked reads (inferred)": 0.9081, "right_edge": 0.97}, {"bin": "0.97", "interval": "0.97-0.98", "all reads": 0.004591, "linked reads": 0.0005738, "all reads (cumsum)": 0.8103, "linked reads (cumsum)": 0.9743, "range_label": "0.97-0.98", "all reads (inferred)": 0.3908, "linked reads (inferred)": 0.9095, "right_edge": 0.98}, {"bin": "0.98", "interval": "0.98-0.99", "all reads": 0.004658, "linked reads": 0.0005841, "all reads (cumsum)": 0.8149, "linked reads (cumsum)": 0.9749, "range_label": "0.98-0.99", "all reads (inferred)": 0.3914, "linked reads (inferred)": 0.911, "right_edge": 0.99}, {"bin": "0.99", "interval": "0.99-1.0", "all reads": 0.1851, "linked reads": 0.02512, "all reads (cumsum)": 1.0, "linked reads (cumsum)": 1.0, "range_label": "0.99-1.0", "all reads (inferred)": 1.0, "linked reads (inferred)": 1.0, "right_edge": 1.0}]}}
